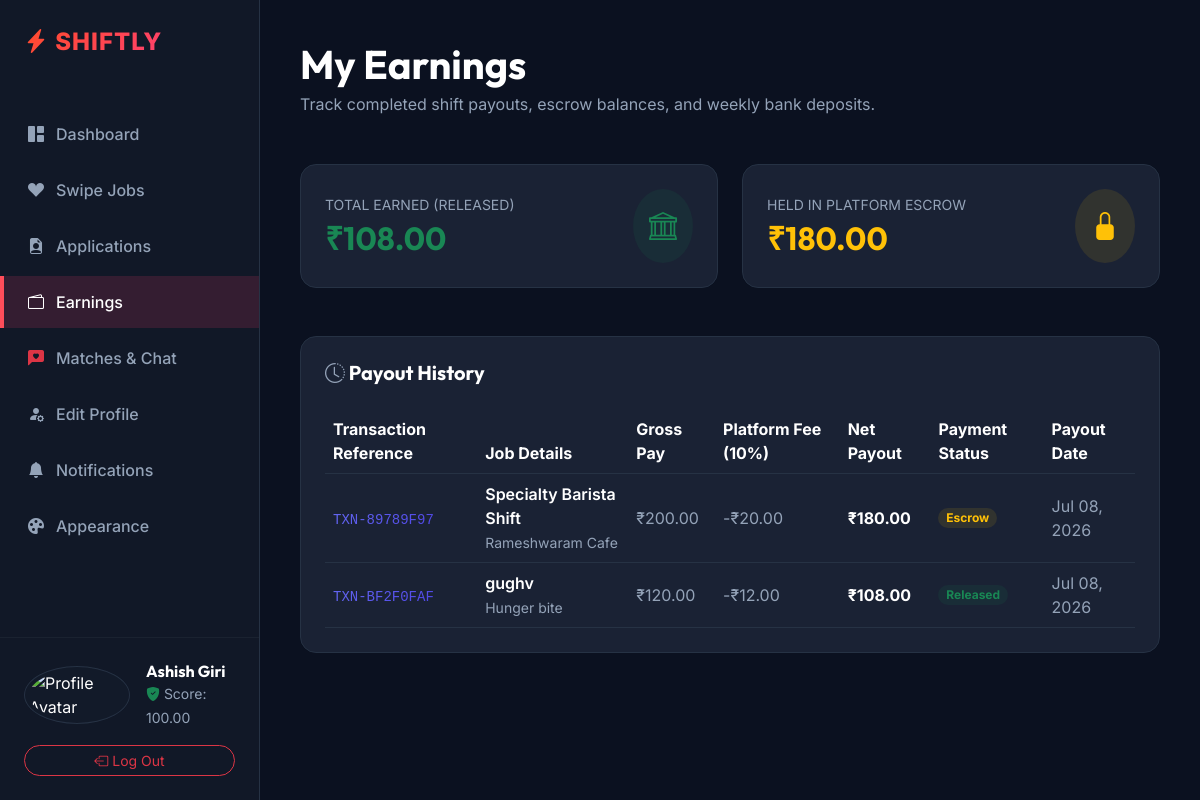
/api/v1/students/earnings/ (signed in), run on an earlier commit of the app's database.
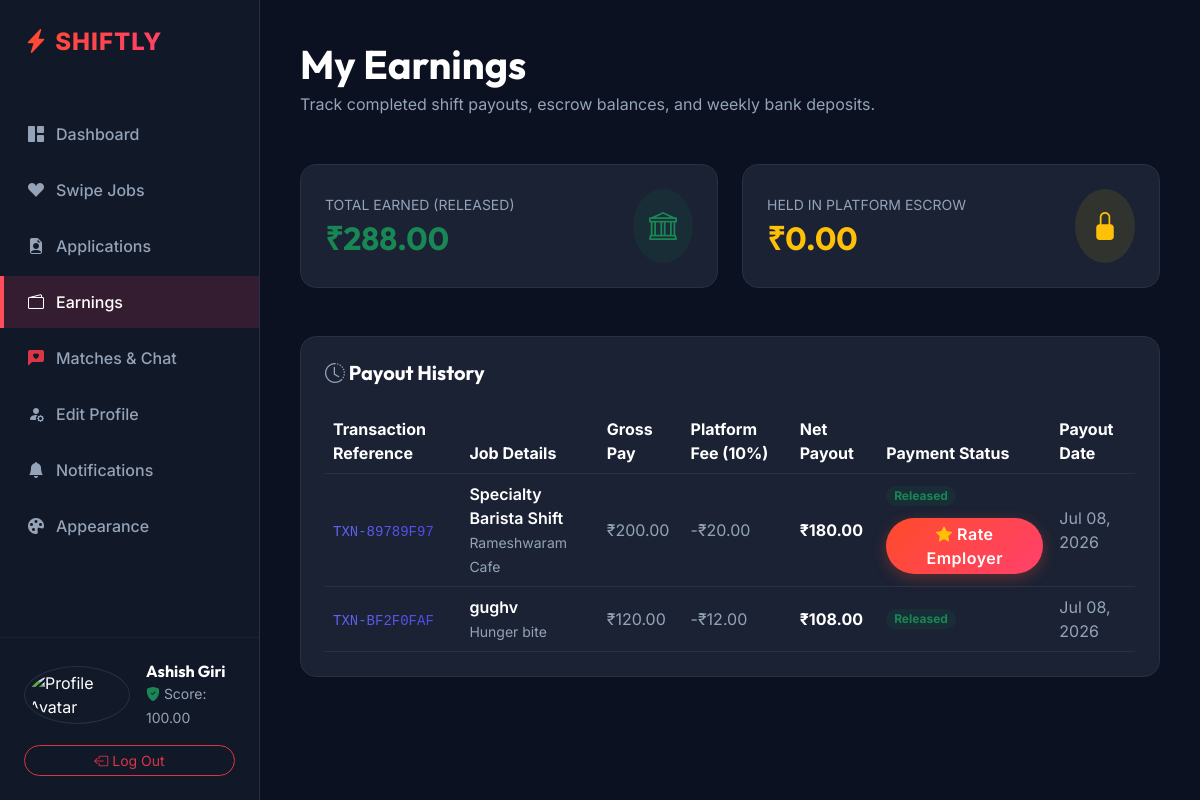
And on a later commit of the database.
### businesses/models.py (models this page shows, shortened)
class Earning(models.Model):
    class PaymentStatus(models.TextChoices):
        PENDING = 'pending', 'Pending'
        ESCROW = 'escrow', 'Escrow'
        RELEASED = 'released', 'Released'
        REFUNDED = 'refunded', 'Refunded'
        FAILED = 'failed', 'Failed'
    student = models.ForeignKey('students.StudentProfile', on_delete=models.RESTRICT, related_name='earnings')
    business = models.ForeignKey(BusinessProfile, on_delete=models.RESTRICT, related_name='payments')
    job = models.ForeignKey('jobs.JobPosting', on_delete=models.RESTRICT, related_name='earnings')
    gross_amount = models.DecimalField(max_digits=10, decimal_places=2)
    platform_fee = models.DecimalField(max_digits=10, decimal_places=2)
    net_amount = models.DecimalField(max_digits=10, decimal_places=2)
    payment_status = models.CharField(
        max_length=20,
        choices=PaymentStatus.choices,
        default=PaymentStatus.PENDING
    )
    payout_method = models.CharField(max_length=50, blank=True, null=True)
    transaction_reference = models.CharField(max_length=100, unique=True, blank=True, null=True)
    created_at = models.DateTimeField(auto_now_add=True)
    updated_at = models.DateTimeField(auto_now=True)

class BusinessProfile(models.Model):
    class VerificationStatus(models.TextChoices):
        PENDING = 'pending', 'Pending'
        VERIFIED = 'verified', 'Verified'
        REJECTED = 'rejected', 'Rejected'
    user = models.OneToOneField(settings.AUTH_USER_MODEL, on_delete=models.CASCADE, related_name='business_profile')
    company_name = models.CharField(max_length=150)
    company_logo_url = models.URLField(max_length=255, blank=True, null=True)
    website_url = models.URLField(max_length=255, blank=True, null=True)
    description = models.TextField(blank=True, null=True)
    industry = models.CharField(max_length=100)
    business_registration_no = models.CharField(max_length=50, unique=True)
    tax_id = models.CharField(max_length=50, blank=True, null=True)
    verification_status = models.CharField(
        max_length=20,
        choices=VerificationStatus.choices,
        default=VerificationStatus.PENDING
    )
    reputation_score = models.DecimalField(max_digits=5, decimal_places=2, default=100.00)
    latitude = models.DecimalField(max_digits=10, decimal_places=8, null=True, blank=True)
    longitude = models.DecimalField(max_digits=11, decimal_places=8, null=True, blank=True)
    created_at = models.DateTimeField(auto_now_add=True)
    updated_at = models.DateTimeField(auto_now=True)

### jobs/models.py (models this page shows, shortened)
class JobPosting(models.Model):
    class WorkType(models.TextChoices):
        REMOTE = 'remote', 'Remote'
        HYBRID = 'hybrid', 'Hybrid'
        ONSITE = 'onsite', 'Onsite'
    class RateType(models.TextChoices):
        HOURLY = 'hourly', 'Hourly'
        FIXED = 'fixed', 'Fixed'
    class JobStatus(models.TextChoices):
        DRAFT = 'draft', 'Draft'
        ACTIVE = 'active', 'Active'
        FILLED = 'filled', 'Filled'
        ARCHIVED = 'archived', 'Archived'
        CANCELLED = 'cancelled', 'Cancelled'
    class JobCategory(models.TextChoices):
        CAFE_RESTAURANT = 'cafe_restaurant', '☕ Cafe / Restaurant'
        RETAIL_SHOP = 'retail_shop', '🛍 Retail Shop'
        OFFICE_ASSISTANT = 'office_assistant', '🏢 Office Assistant'
        EVENT_STAFFING = 'event_staffing', '🎪 Event Staffing'
        DELIVERY_PARTNER = 'delivery_partner', '🚚 Delivery Partner'
        VIDEO_EDITOR = 'video_editor', '🎥 Video Editor'
        GRAPHIC_DESIGNER = 'graphic_designer', '🎨 Graphic Designer'
        SOFTWARE_DEVELOPER = 'software_developer', '💻 Software Developer'
    class JobMode(models.TextChoices):
        ONSITE = 'onsite', 'On-site'
        REMOTE = 'remote', 'Remote'
    uuid = models.UUIDField(default=uuid.uuid4, editable=False, unique=True)
    business = models.ForeignKey(BusinessProfile, on_delete=models.RESTRICT, related_name='jobs')
    title = models.CharField(max_length=255)
    description = models.TextField()
    work_type = models.CharField(max_length=20, choices=WorkType.choices, default=WorkType.ONSITE)
    location_name = models.CharField(max_length=255)
    latitude = models.DecimalField(max_digits=10, decimal_places=8)
    longitude = models.DecimalField(max_digits=11, decimal_places=8)
    base_pay = models.DecimalField(max_digits=10, decimal_places=2)
    rate_type = models.CharField(max_length=20, choices=RateType.choices, default=RateType.HOURLY)
    start_date = models.DateField()
    end_date = models.DateField()
    shift_start_time = models.TimeField()
    shift_end_time = models.TimeField()
    slots_available = models.PositiveIntegerField(default=1)
    slots_filled = models.PositiveIntegerField(default=0)
    status = models.CharField(max_length=20, choices=JobStatus.choices, default=JobStatus.DRAFT)
    category = models.CharField(max_length=50, choices=JobCategory.choices, default=JobCategory.CAFE_RESTAURANT)
    job_mode = models.CharField(max_length=20, choices=JobMode.choices, default=JobMode.ONSITE)
    hiring_radius = models.DecimalField(max_digits=5, decimal_places=2, default=4.00, null=True, blank=True)
    is_urgent = models.BooleanField(default=False)
    created_at = models.DateTimeField(auto_now_add=True)
    updated_at = models.DateTimeField(auto_now=True)

### students/views.py (the view)
# urls.py: path('earnings/', EarningsListView.as_view(), name='student_earnings'),
class EarningsListView(StudentRequiredMixin, TemplateView):
    template_name = 'students/earnings.html'
    def get_context_data(self, **kwargs):
        context = super().get_context_data(**kwargs)
        profile = get_object_or_404(StudentProfile, user=self.request.user)
        released_earnings = Earning.objects.filter(student=profile, payment_status='released')
        escrow_earnings = Earning.objects.filter(student=profile, payment_status='escrow')
        total_earned = sum(e.net_amount for e in released_earnings)
        total_escrow = sum(e.net_amount for e in escrow_earnings)
        all_earnings = Earning.objects.filter(student=profile).select_related('job__business').order_by('-created_at')
        from matches.models import Match
        from ratings.models import RatingReview
        matches_dict = {
            (m.student_id, m.job_id): m.id
            for m in Match.objects.filter(student=profile)
        }
        reviewed_matches = set(
            RatingReview.objects.filter(
                reviewer=self.request.user
            ).values_list('match_id', flat=True)
        )
        for e in all_earnings:
            match_id = matches_dict.get((profile.id, e.job_id))
            e.match_id = match_id
            e.is_rated = match_id in reviewed_matches if match_id else True
        context.update({
            'total_earned': total_earned,
            'total_escrow': total_escrow,
            'earnings_logs': all_earnings,
        })
        return context

### students/views.py (called while the page is built)
    def dispatch(self, request, *args, **kwargs):
        if not request.user.is_authenticated:
            return self.handle_no_permission()
        if request.user.role != 'student' or not request.user.is_active or request.user.status != User.AccountStatus.APPROVED:
            raise PermissionDenied("Only approved students can access this area.")
        return super().dispatch(request, *args, **kwargs)

### templates/students/earnings.html (shortened to what the changed rows need)
{% extends 'students/base.html' %}
{% block content %}
<div class="container-fluid p-0">
    <div class="mb-5">
        <h1 class="text-white mb-1">My Earnings</h1>
    </div>
    <div class="row g-4 mb-5">
        <div class="col-md-6">
            <div class="dash-card p-4 d-flex align-items-center justify-content-between">
                <div>
                    <small class="text-muted d-block mb-1">TOTAL EARNED (RELEASED)</small>
                    <h2 class="text-success mb-0">₹{{ total_earned|floatformat:2 }}</h2>
                </div>
            </div>
        </div>
        <div class="col-md-6">
            <div class="dash-card p-4 d-flex align-items-center justify-content-between">
                <div>
                    <small class="text-muted d-block mb-1">HELD IN PLATFORM ESCROW</small>
                    <h2 class="text-warning mb-0">₹{{ total_escrow|floatformat:2 }}</h2>
                </div>
            </div>
        </div>
    </div>
    <div class="dash-card p-4">
        {% if earnings_logs %}
            <div class="table-responsive">
                <table class="table table-dark table-hover align-middle mb-0" style="--bs-table-bg: transparent; --bs-table-border-color: var(--dark-border);">
                    <thead>
                        <tr class="text-muted">
                            <th>Transaction Reference</th>
                            <th>Job Details</th>
                            <th>Gross Pay</th>
                            <th>Platform Fee (10%)</th>
                            <th>Net Payout</th>
                            <th>Payment Status</th>
                            <th>Payout Date</th>
                        </tr>
                    </thead>
                    <tbody>
                        {% for e in earnings_logs %}
                            <tr>
                                <td>
                                    <code class="text-gradient-indigo">{{ e.transaction_reference|default:"Pending" }}</code>
                                </td>
                                <td>
                                    <div class="fw-semibold text-white">{{ e.job.title }}</div>
                                    <small class="text-muted">{{ e.business.company_name }}</small>
                                </td>
                                <td class="text-muted">₹{{ e.gross_amount }}</td>
                                <td class="text-muted text-danger">-₹{{ e.platform_fee }}</td>
                                <td class="text-white fw-bold">₹{{ e.net_amount }}</td>
                                <td>
                                    <div class="d-flex flex-column gap-2 align-items-start">
                                        <span class="badge
                                            {% if e.payment_status == 'released' %}bg-success
                                            {% elif e.payment_status == 'escrow' %}bg-warning
                                            {% else %}bg-secondary{% endif %}
                                            bg-opacity-10
                                            text-{% if e.payment_status == 'released' %}success{% elif e.payment_status == 'escrow' %}warning{% else %}secondary{% endif %}
                                            px-2.5 py-1.5 rounded-pill">
                                            {{ e.payment_status|capfirst }}
                                        </span>
                                        {% if e.payment_status == 'released' and not e.is_rated and e.match_id %}
                                            <a href="{% url 'student_rate_business' e.match_id %}" class="btn btn-premium-coral btn-xs py-1 px-2.5 rounded-pill fs-7 text-white text-decoration-none mt-1"><i class="bi bi-star-fill text-warning"></i> Rate Employer</a>
                                        {% endif %}
                                    </div>
                                </td>
                                <td class="text-muted">
                                    {{ e.created_at|date:"M d, Y" }}
                                </td>
                            </tr>
                        {% endfor %}
                    </tbody>
                </table>
            </div>
        {% else %}
            <div class="text-center py-5">
                <i class="bi bi-wallet2 text-muted display-3"></i>
                <h5 class="text-white mt-3">No Earnings Yet</h5>
                <p class="text-muted small">Completed shifts and released platform payouts will show here.</p>
            </div>
        {% endif %}
    </div>
</div>
{% endblock %}

What changed in the data, as far as the page shows it:
changed Earning "TXN-89789F97": payment_status "Escrow" → "Released"; now shows "Rate Employer"
Also different on the page:
{{ total_earned|floatformat:2 }}: "108.00" → "288.00"
{{ total_escrow|floatformat:2 }}: "180.00" → "0.00"
